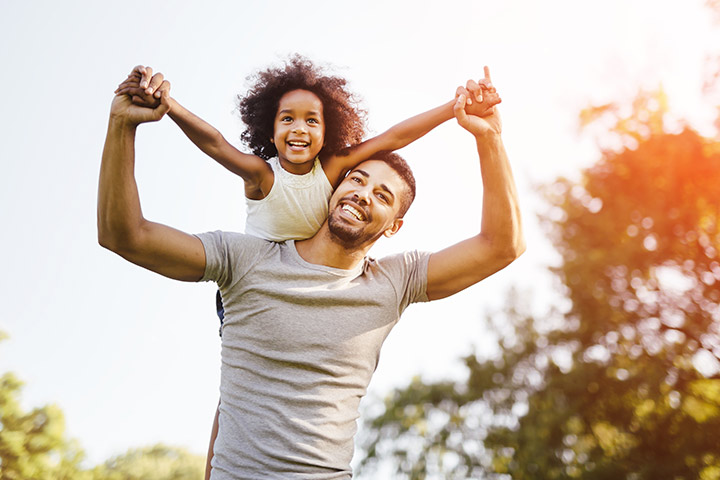
#> input picture 4.BluringFace/Father-Daughter.jpg, 720 x 480 px
$ python static.py
#> lines starting #> are read from the running program, lines starting #| are printed output that depends on the picture; after the words box and inside, x2 and y2 are one past the last pixel; in counts of white or black regions, pixels touching at a corner belong together
import cv2
import numpy as np

img=cv2.imread('Father-Daughter.jpg')
#> img is the input picture: shape (480, 720, 3); mean B, G, R 176.3, 190.9, 208.8
gray=cv2.cvtColor(img,cv2.COLOR_BGR2GRAY)
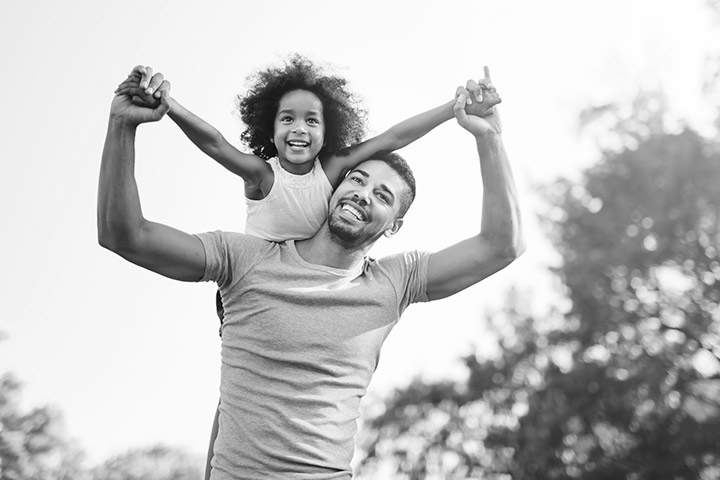
#> gray: shape (480, 720); min 1, max 255, mean 194.6

cascade=cv2.CascadeClassifier('haarcascade_frontalface_default.xml')

faces=cascade.detectMultiScale(gray,1.1,1)
#> faces = [[264, 91, 70, 70], [329, 164, 87, 87]]
for x,y,w,h in faces:
    blur_face = img[y:y + h, x:x + w]
    blur_face = cv2.GaussianBlur(blur_face, (23, 23), 30)


    img[y:y + blur_face.shape[0], x:x + blur_face.shape[1]] = blur_face


    cv2.imshow("Image",img)
    cv2.waitKey(0)
#> this loop made 2 passes
#> pass 1, `blur_face = img[y:y + h, x:x + w]`:
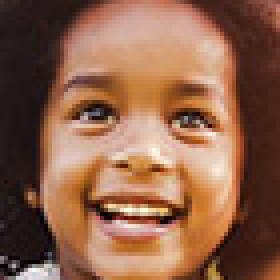
#> blur_face: shape (70, 70, 3) (shown 4 times larger); mean B, G, R 74.3, 98.1, 142.1
#> pass 1, `blur_face = cv2.GaussianBlur(blur_face, (23, 23), 30)`:
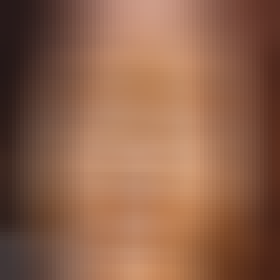
#> blur_face: shape (70, 70, 3) (shown 4 times larger); mean B, G, R 74.4, 98.3, 142.2
#> pass 1, `cv2.imshow("Image",img)`:
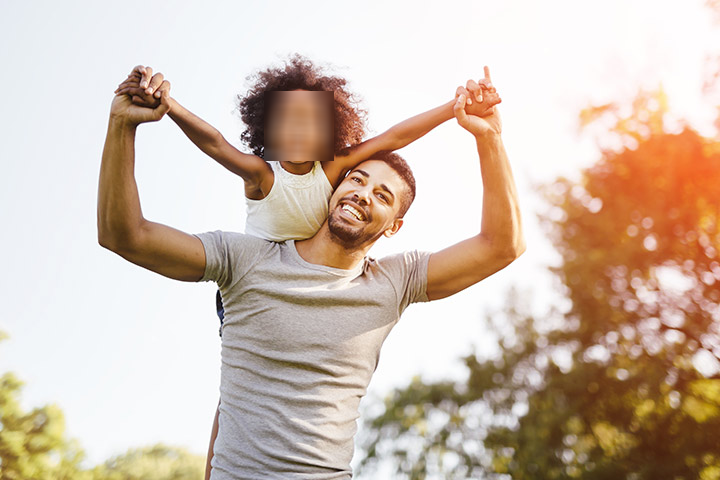
#> window 'Image': shape (480, 720, 3); mean B, G, R 176.3, 190.9, 208.8
#> pass 2, `blur_face = img[y:y + h, x:x + w]`:
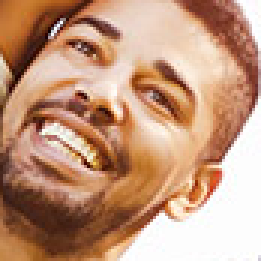
#> blur_face: shape (87, 87, 3) (shown 3 times larger); mean B, G, R 124.2, 150.9, 194.2
#> after the loop:
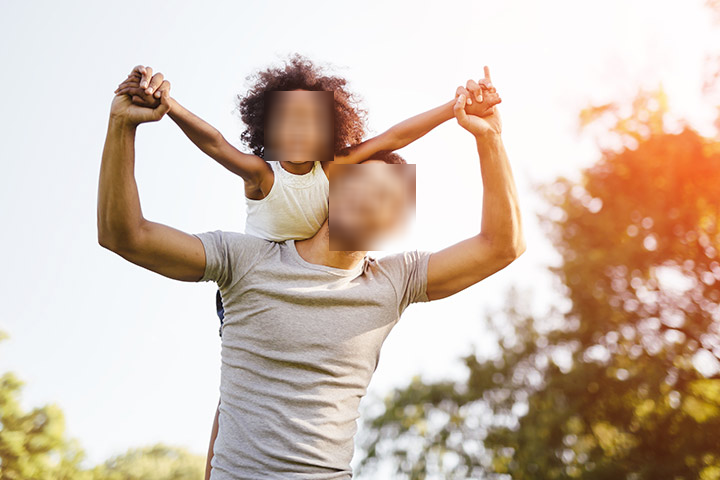
#> img: shape (480, 720, 3); 3.57% of pixels changed, all inside (x1, y1, x2, y2) = (264, 91, 416, 251)
